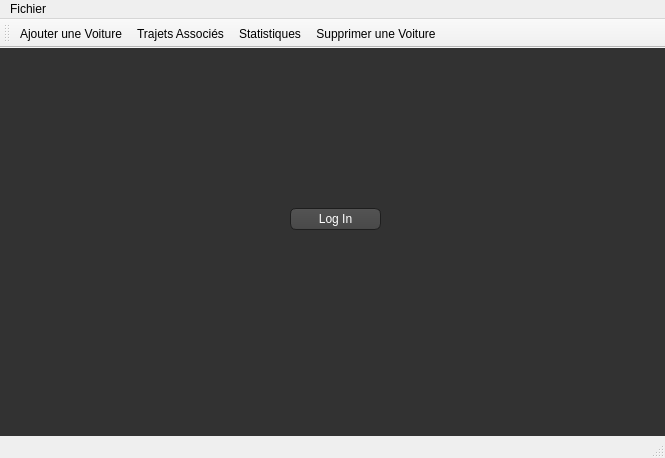
<?xml version="1.0" encoding="UTF-8"?>
<ui version="4.0">
 <class>mywindow</class>
 <widget class="QMainWindow" name="mywindow">
  <property name="enabled">
   <bool>true</bool>
  </property>
  <property name="geometry">
   <rect>
    <x>0</x>
    <y>0</y>
    <width>665</width>
    <height>458</height>
   </rect>
  </property>
  <property name="windowTitle">
   <string>mywindow</string>
  </property>
  <property name="styleSheet">
   <string notr="true"/>
  </property>
  <widget class="QWidget" name="centralwidget">
   <property name="styleSheet">
    <string notr="true">
QToolTip
{
     border: 1px solid black;
     background-color: #ffa02f;
     padding: 1px;
     border-radius: 3px;
     opacity: 100;
}

QWidget
{
    background-color: #323232;
}

QWidget:item:hover
{
    background-color: QLinearGradient( x1: 0, y1: 0, x2: 0, y2: 1, stop: 0 #ffa02f, stop: 1 #ca0619);
    color: #000000;
}

QWidget:item:selected
{
    background-color: QLinearGradient( x1: 0, y1: 0, x2: 0, y2: 1, stop: 0 #ffa02f, stop: 1 #d7801a);
}

QMenuBar::item
{
    background: transparent;
}

QMenuBar::item:selected
{
    background: transparent;
    border: 1px solid #ffaa00;
}

QMenuBar::item:pressed
{
    background: #444;
    border: 1px solid #000;
    background-color: QLinearGradient(
        x1:0, y1:0,
        x2:0, y2:1,
        stop:1 #212121,
        stop:0.4 #343434
        stop:0.2 #343434,
        stop:0.1 #ffaa00
    );
    margin-bottom:-1px;
    padding-bottom:1px;
}

QMenu
{
    border: 1px solid #000;
}

QMenu::item
{
    padding: 2px 20px 2px 20px;
}

QMenu::item:selected
{
    color: #000000;
}

QWidget:disabled
{
    color: #404040;
    background-color: #323232;
}

QAbstractItemView
{
    background-color: QLinearGradient( x1: 0, y1: 0, x2: 0, y2: 1, stop: 0 #4d4d4d, stop: 0.1 #646464, stop: 1 #5d5d5d);
}

QWidget:focus
{
    /*border: 2px solid QLinearGradient( x1: 0, y1: 0, x2: 0, y2: 1, stop: 0 #ffa02f, stop: 1 #d7801a);*/
}

QLineEdit
{
    background-color: QLinearGradient( x1: 0, y1: 0, x2: 0, y2: 1, stop: 0 #4d4d4d, stop: 0 #646464, stop: 1 #5d5d5d);
    padding: 1px;
    border-style: solid;
    border: 1px solid #1e1e1e;
    border-radius: 5;
}

QPushButton
{
	color:rgb(255, 255, 255);
    background-color: QLinearGradient( x1: 0, y1: 0, x2: 0, y2: 1, stop: 0 #565656, stop: 0.1 #525252, stop: 0.5 #4e4e4e, stop: 0.9 #4a4a4a, stop: 1 #464646);
    border-width: 1px;
    border-color: #1e1e1e;
    border-style: solid;
    border-radius: 6;
    padding: 3px;
    font-size: 12px;
    padding-left: 5px;
    padding-right: 5px;
}

QPushButton:pressed
{
    background-color: QLinearGradient( x1: 0, y1: 0, x2: 0, y2: 1, stop: 0 #2d2d2d, stop: 0.1 #2b2b2b, stop: 0.5 #292929, stop: 0.9 #282828, stop: 1 #252525);
}

QComboBox
{
    selection-background-color: #ffaa00;
    background-color: QLinearGradient( x1: 0, y1: 0, x2: 0, y2: 1, stop: 0 #565656, stop: 0.1 #525252, stop: 0.5 #4e4e4e, stop: 0.9 #4a4a4a, stop: 1 #464646);
    border-style: solid;
    border: 1px solid #1e1e1e;
    border-radius: 5;
	color:white;
}

QComboBox:hover,QPushButton:hover
{
    border: 2px solid QLinearGradient( x1: 0, y1: 0, x2: 0, y2: 1, stop: 0 #ffa02f, stop: 1 #d7801a);
}


QComboBox:on
{
    padding-top: 3px;
    padding-left: 4px;
    background-color: QLinearGradient( x1: 0, y1: 0, x2: 0, y2: 1, stop: 0 #2d2d2d, stop: 0.1 #2b2b2b, stop: 0.5 #292929, stop: 0.9 #282828, stop: 1 #252525);
    selection-background-color: #ffaa00;
}

QComboBox QAbstractItemView
{
    border: 2px solid darkgray;
    selection-background-color: QLinearGradient( x1: 0, y1: 0, x2: 0, y2: 1, stop: 0 #ffa02f, stop: 1 #d7801a);
}

QComboBox::drop-down
{
     subcontrol-origin: padding;
     subcontrol-position: top right;
     width: 15px;

     border-left-width: 0px;
     border-left-color: darkgray;
     border-left-style: solid; /* just a single line */
     border-top-right-radius: 3px; /* same radius as the QComboBox */
     border-bottom-right-radius: 3px;
 }

QComboBox::down-arrow
{
     image: url(:/down_arrow.png);
}

QGroupBox:focus
{
border: 2px solid QLinearGradient( x1: 0, y1: 0, x2: 0, y2: 1, stop: 0 #ffa02f, stop: 1 #d7801a);
}

QTextEdit:focus
{
    border: 2px solid QLinearGradient( x1: 0, y1: 0, x2: 0, y2: 1, stop: 0 #ffa02f, stop: 1 #d7801a);
}

QScrollBar:horizontal {
     border: 1px solid #222222;
     background: QLinearGradient( x1: 0, y1: 0, x2: 0, y2: 1, stop: 0.0 #121212, stop: 0.2 #282828, stop: 1 #484848);
     height: 7px;
     margin: 0px 16px 0 16px;
}

QScrollBar::handle:horizontal
{
      background: QLinearGradient( x1: 0, y1: 0, x2: 1, y2: 0, stop: 0 #ffa02f, stop: 0.5 #d7801a, stop: 1 #ffa02f);
      min-height: 20px;
      border-radius: 2px;
}

QScrollBar::add-line:horizontal {
      border: 1px solid #1b1b19;
      border-radius: 2px;
      background: QLinearGradient( x1: 0, y1: 0, x2: 1, y2: 0, stop: 0 #ffa02f, stop: 1 #d7801a);
      width: 14px;
      subcontrol-position: right;
      subcontrol-origin: margin;
}

QScrollBar::sub-line:horizontal {
      border: 1px solid #1b1b19;
      border-radius: 2px;
      background: QLinearGradient( x1: 0, y1: 0, x2: 1, y2: 0, stop: 0 #ffa02f, stop: 1 #d7801a);
      width: 14px;
     subcontrol-position: left;
     subcontrol-origin: margin;
}

QScrollBar::right-arrow:horizontal, QScrollBar::left-arrow:horizontal
{
      border: 1px solid black;
      width: 1px;
      height: 1px;
      background: white;
}

QScrollBar::add-page:horizontal, QScrollBar::sub-page:horizontal
{
      background: none;
}

QScrollBar:vertical
{
      background: QLinearGradient( x1: 0, y1: 0, x2: 1, y2: 0, stop: 0.0 #121212, stop: 0.2 #282828, stop: 1 #484848);
      width: 7px;
      margin: 16px 0 16px 0;
      border: 1px solid #222222;
}

QScrollBar::handle:vertical
{
      background: QLinearGradient( x1: 0, y1: 0, x2: 0, y2: 1, stop: 0 #ffa02f, stop: 0.5 #d7801a, stop: 1 #ffa02f);
      min-height: 20px;
      border-radius: 2px;
}

QScrollBar::add-line:vertical
{
      border: 1px solid #1b1b19;
      border-radius: 2px;
      background: QLinearGradient( x1: 0, y1: 0, x2: 0, y2: 1, stop: 0 #ffa02f, stop: 1 #d7801a);
      height: 14px;
      subcontrol-position: bottom;
      subcontrol-origin: margin;
}

QScrollBar::sub-line:vertical
{
      border: 1px solid #1b1b19;
      border-radius: 2px;
      background: QLinearGradient( x1: 0, y1: 0, x2: 0, y2: 1, stop: 0 #d7801a, stop: 1 #ffa02f);
      height: 14px;
      subcontrol-position: top;
      subcontrol-origin: margin;
}

QScrollBar::up-arrow:vertical, QScrollBar::down-arrow:vertical
{
      border: 1px solid black;
      width: 1px;
      height: 1px;
      background: white;
}


QScrollBar::add-page:vertical, QScrollBar::sub-page:vertical
{
      background: none;
}

QTextEdit
{
    background-color: #242424;
}

QPlainTextEdit
{
    background-color: #242424;
}

QHeaderView::section
{
    background-color: QLinearGradient(x1:0, y1:0, x2:0, y2:1, stop:0 #616161, stop: 0.5 #505050, stop: 0.6 #434343, stop:1 #656565);
    color: white;
    padding-left: 4px;
    border: 1px solid #6c6c6c;
}



QDockWidget::title
{
    text-align: center;
    spacing: 3px; /* spacing between items in the tool bar */
    background-color: QLinearGradient(x1:0, y1:0, x2:0, y2:1, stop:0 #323232, stop: 0.5 #242424, stop:1 #323232);
}

QDockWidget::close-button, QDockWidget::float-button
{
    text-align: center;
    spacing: 1px; /* spacing between items in the tool bar */
    background-color: QLinearGradient(x1:0, y1:0, x2:0, y2:1, stop:0 #323232, stop: 0.5 #242424, stop:1 #323232);
}

QDockWidget::close-button:hover, QDockWidget::float-button:hover
{
    background: #242424;
}

QDockWidget::close-button:pressed, QDockWidget::float-button:pressed
{
    padding: 1px -1px -1px 1px;
}

QMainWindow::separator
{
    background-color: QLinearGradient(x1:0, y1:0, x2:0, y2:1, stop:0 #161616, stop: 0.5 #151515, stop: 0.6 #212121, stop:1 #343434);
    color: white;
    padding-left: 4px;
    border: 1px solid #4c4c4c;
    spacing: 3px; /* spacing between items in the tool bar */
}

QMainWindow::separator:hover
{

    background-color: QLinearGradient(x1:0, y1:0, x2:0, y2:1, stop:0 #d7801a, stop:0.5 #b56c17 stop:1 #ffa02f);
    color: white;
    padding-left: 4px;
    border: 1px solid #6c6c6c;
    spacing: 3px; /* spacing between items in the tool bar */
}

QToolBar::handle
{
     spacing: 3px; /* spacing between items in the tool bar */
     background: url(:/images/handle.png);
}

QMenu::separator
{
    height: 2px;
    background-color: QLinearGradient(x1:0, y1:0, x2:0, y2:1, stop:0 #161616, stop: 0.5 #151515, stop: 0.6 #212121, stop:1 #343434);
    color: white;
    padding-left: 4px;
    margin-left: 10px;
    margin-right: 5px;
}

QProgressBar
{
    border: 2px solid grey;
    border-radius: 5px;
    text-align: center;
}

QProgressBar::chunk
{
    background-color: #d7801a;
    width: 2.15px;
    margin: 0.5px;
}

QTabBar::tab {
    color: rgb(255, 255, 255);
	
    border: 1px solid #444;
    border-bottom-style: none;
    background-color: #323232;
    padding-left: 10px;
    padding-right: 10px;
    padding-top: 3px;
    padding-bottom: 2px;
    margin-right: -1px;
}

QTabWidget::pane {
    border: 1px solid #444;
    top: 1px;
}

QTabBar::tab:last
{
    margin-right: 0; /* the last selected tab has nothing to overlap with on the right */
    border-top-right-radius: 3px;
}

QTabBar::tab:first:!selected
{
 margin-left: 0px; /* the last selected tab has nothing to overlap with on the right */


    border-top-left-radius: 3px;
}

QTabBar::tab:!selected
{
    color: #b1b1b1;
    border-bottom-style: solid;
    margin-top: 3px;
    background-color: QLinearGradient(x1:0, y1:0, x2:0, y2:1, stop:1 #212121, stop:.4 #343434);
}

QTabBar::tab:selected
{
    border-top-left-radius: 3px;
    border-top-right-radius: 3px;
    margin-bottom: 0px;
}

QTabBar::tab:!selected:hover
{
    /*border-top: 2px solid #ffaa00;
    padding-bottom: 3px;*/
    border-top-left-radius: 3px;
    border-top-right-radius: 3px;
    background-color: QLinearGradient(x1:0, y1:0, x2:0, y2:1, stop:1 #212121, stop:0.4 #343434, stop:0.2 #343434, stop:0.1 #ffaa00);
}

QRadioButton::indicator:checked, QRadioButton::indicator:unchecked{
    color: #b1b1b1;
    background-color: #323232;
    border: 1px solid #b1b1b1;
    border-radius: 6px;
}

QRadioButton::indicator:checked
{
    background-color: qradialgradient(
        cx: 0.5, cy: 0.5,
        fx: 0.5, fy: 0.5,
        radius: 1.0,
        stop: 0.25 #ffaa00,
        stop: 0.3 #323232
    );
}

QCheckBox:disabled
{
color: #414141;
}
QRadioButton::indicator
{
    border-radius: 6px;
}

QRadioButton::indicator:hover, QCheckBox::indicator:hover
{
    border: 1px solid #ffaa00;
}



QCheckBox::indicator:disabled, QRadioButton::indicator:disabled
{
    border: 1px solid #444;
}
QLineEdit { color: white }
QLabel { color: white }
QGroupBox { color: white }
QDateEdit { color: white }
QSpinBox{ color: white }
QTableWidget::item {
    color: white;
}
QCheckBox::indicator{
   /* border: 1px solid #b1b1b1;*/
    width: 9px;
    height: 9px;
}
</string>
   </property>
   <widget class="QStackedWidget" name="stackedWidget_3">
    <property name="geometry">
     <rect>
      <x>0</x>
      <y>0</y>
      <width>651</width>
      <height>351</height>
     </rect>
    </property>
    <property name="currentIndex">
     <number>0</number>
    </property>
    <widget class="QWidget" name="page">
     <widget class="QPushButton" name="pb1">
      <property name="geometry">
       <rect>
        <x>290</x>
        <y>160</y>
        <width>91</width>
        <height>22</height>
       </rect>
      </property>
      <property name="text">
       <string>Log In</string>
      </property>
     </widget>
    </widget>
    <widget class="QWidget" name="page_2">
     <widget class="QTabWidget" name="tabWidget_2">
      <property name="geometry">
       <rect>
        <x>0</x>
        <y>0</y>
        <width>661</width>
        <height>431</height>
       </rect>
      </property>
      <property name="currentIndex">
       <number>0</number>
      </property>
      <widget class="QWidget" name="tab_4">
       <attribute name="title">
        <string>Gestion de Voitures</string>
       </attribute>
       <widget class="QStackedWidget" name="stackedWidget">
        <property name="geometry">
         <rect>
          <x>0</x>
          <y>0</y>
          <width>651</width>
          <height>351</height>
         </rect>
        </property>
        <property name="styleSheet">
         <string notr="true"/>
        </property>
        <property name="currentIndex">
         <number>0</number>
        </property>
        <widget class="QWidget" name="page_4">
         <widget class="QTableWidget" name="table_modif">
          <property name="enabled">
           <bool>true</bool>
          </property>
          <property name="geometry">
           <rect>
            <x>50</x>
            <y>40</y>
            <width>521</width>
            <height>281</height>
           </rect>
          </property>
          <column>
           <property name="text">
            <string>Matricule</string>
           </property>
          </column>
          <column>
           <property name="text">
            <string>Type</string>
           </property>
          </column>
          <column>
           <property name="text">
            <string>Capacité (T)</string>
           </property>
          </column>
          <column>
           <property name="text">
            <string>Kilométrage (Km)</string>
           </property>
          </column>
          <column>
           <property name="text">
            <string>Statut</string>
           </property>
          </column>
         </widget>
         <widget class="QLineEdit" name="ln1">
          <property name="geometry">
           <rect>
            <x>90</x>
            <y>10</y>
            <width>111</width>
            <height>20</height>
           </rect>
          </property>
          <property name="text">
           <string/>
          </property>
         </widget>
         <widget class="QLabel" name="label_6">
          <property name="geometry">
           <rect>
            <x>10</x>
            <y>12</y>
            <width>71</width>
            <height>16</height>
           </rect>
          </property>
          <property name="text">
           <string>Rechercher </string>
          </property>
         </widget>
        </widget>
        <widget class="QWidget" name="page_3">
         <widget class="QGroupBox" name="groupBox">
          <property name="geometry">
           <rect>
            <x>40</x>
            <y>30</y>
            <width>491</width>
            <height>321</height>
           </rect>
          </property>
          <property name="title">
           <string>Nouvelle Voiture</string>
          </property>
          <widget class="QComboBox" name="comboBox">
           <property name="geometry">
            <rect>
             <x>180</x>
             <y>70</y>
             <width>111</width>
             <height>21</height>
            </rect>
           </property>
           <item>
            <property name="text">
             <string>Remorque</string>
            </property>
           </item>
           <item>
            <property name="text">
             <string>Citerne</string>
            </property>
           </item>
           <item>
            <property name="text">
             <string>Frigofrique</string>
            </property>
           </item>
           <item>
            <property name="text">
             <string>Benne</string>
            </property>
           </item>
           <item>
            <property name="text">
             <string>Porte-Char</string>
            </property>
           </item>
           <item>
            <property name="text">
             <string>Fourgon</string>
            </property>
           </item>
           <item>
            <property name="text">
             <string>Ampliroll</string>
            </property>
           </item>
           <item>
            <property name="text">
             <string>Plateau</string>
            </property>
           </item>
          </widget>
          <widget class="QSpinBox" name="spinBox_2">
           <property name="geometry">
            <rect>
             <x>180</x>
             <y>130</y>
             <width>91</width>
             <height>21</height>
            </rect>
           </property>
           <property name="maximum">
            <number>1000000</number>
           </property>
          </widget>
          <widget class="QLabel" name="label_5">
           <property name="geometry">
            <rect>
             <x>50</x>
             <y>160</y>
             <width>47</width>
             <height>14</height>
            </rect>
           </property>
           <property name="text">
            <string>Statut</string>
           </property>
          </widget>
          <widget class="QLineEdit" name="matricule">
           <property name="geometry">
            <rect>
             <x>180</x>
             <y>40</y>
             <width>113</width>
             <height>20</height>
            </rect>
           </property>
           <property name="text">
            <string/>
           </property>
          </widget>
          <widget class="QComboBox" name="comboBox_2">
           <property name="geometry">
            <rect>
             <x>180</x>
             <y>160</y>
             <width>111</width>
             <height>21</height>
            </rect>
           </property>
           <item>
            <property name="text">
             <string>Disponible</string>
            </property>
           </item>
           <item>
            <property name="text">
             <string>Indisponible</string>
            </property>
           </item>
          </widget>
          <widget class="QLabel" name="label">
           <property name="geometry">
            <rect>
             <x>50</x>
             <y>40</y>
             <width>61</width>
             <height>16</height>
            </rect>
           </property>
           <property name="text">
            <string>#Matricule</string>
           </property>
          </widget>
          <widget class="QPushButton" name="pb2">
           <property name="enabled">
            <bool>false</bool>
           </property>
           <property name="geometry">
            <rect>
             <x>136</x>
             <y>250</y>
             <width>91</width>
             <height>23</height>
            </rect>
           </property>
           <property name="text">
            <string>Valider</string>
           </property>
          </widget>
          <widget class="QLabel" name="label_4">
           <property name="geometry">
            <rect>
             <x>50</x>
             <y>130</y>
             <width>91</width>
             <height>16</height>
            </rect>
           </property>
           <property name="text">
            <string>Kilométrage (Km)</string>
           </property>
          </widget>
          <widget class="QSpinBox" name="spinBox">
           <property name="geometry">
            <rect>
             <x>180</x>
             <y>100</y>
             <width>42</width>
             <height>21</height>
            </rect>
           </property>
          </widget>
          <widget class="QLabel" name="label_3">
           <property name="geometry">
            <rect>
             <x>50</x>
             <y>100</y>
             <width>71</width>
             <height>16</height>
            </rect>
           </property>
           <property name="text">
            <string>Capacité (T)</string>
           </property>
          </widget>
          <widget class="QLabel" name="label_2">
           <property name="geometry">
            <rect>
             <x>50</x>
             <y>70</y>
             <width>47</width>
             <height>14</height>
            </rect>
           </property>
           <property name="text">
            <string>Type</string>
           </property>
          </widget>
          <widget class="QPushButton" name="pb3">
           <property name="geometry">
            <rect>
             <x>240</x>
             <y>250</y>
             <width>91</width>
             <height>23</height>
            </rect>
           </property>
           <property name="text">
            <string>Annuler</string>
           </property>
          </widget>
         </widget>
        </widget>
        <widget class="QWidget" name="page_6">
         <widget class="QGroupBox" name="groupBox_3">
          <property name="geometry">
           <rect>
            <x>10</x>
            <y>10</y>
            <width>591</width>
            <height>331</height>
           </rect>
          </property>
          <property name="title">
           <string>Trajets effectué par cette Voiture</string>
          </property>
          <widget class="QTableWidget" name="table_trajeff">
           <property name="geometry">
            <rect>
             <x>10</x>
             <y>30</y>
             <width>571</width>
             <height>261</height>
            </rect>
           </property>
           <column>
            <property name="text">
             <string>Numéro</string>
            </property>
           </column>
           <column>
            <property name="text">
             <string>Pays Chargement</string>
            </property>
           </column>
           <column>
            <property name="text">
             <string>Pays Livraison</string>
            </property>
           </column>
           <column>
            <property name="text">
             <string>Ville Chargement</string>
            </property>
           </column>
           <column>
            <property name="text">
             <string>Ville Livraison</string>
            </property>
           </column>
           <column>
            <property name="text">
             <string>Cdp Chargement</string>
            </property>
           </column>
           <column>
            <property name="text">
             <string>Cdp Livraison</string>
            </property>
           </column>
           <column>
            <property name="text">
             <string>Date Chargment</string>
            </property>
           </column>
           <column>
            <property name="text">
             <string>Date Livraison</string>
            </property>
           </column>
          </widget>
          <widget class="QPushButton" name="pb4">
           <property name="geometry">
            <rect>
             <x>260</x>
             <y>300</y>
             <width>80</width>
             <height>22</height>
            </rect>
           </property>
           <property name="text">
            <string>Retour</string>
           </property>
          </widget>
         </widget>
        </widget>
       </widget>
      </widget>
      <widget class="QWidget" name="tab_5">
       <attribute name="title">
        <string>Gestion de Trajets</string>
       </attribute>
       <widget class="QStackedWidget" name="stackedWidget_2">
        <property name="geometry">
         <rect>
          <x>0</x>
          <y>0</y>
          <width>651</width>
          <height>351</height>
         </rect>
        </property>
        <property name="currentIndex">
         <number>0</number>
        </property>
        <widget class="QWidget" name="page_7">
         <widget class="QTableWidget" name="table_trajet">
          <property name="geometry">
           <rect>
            <x>20</x>
            <y>40</y>
            <width>611</width>
            <height>281</height>
           </rect>
          </property>
          <column>
           <property name="text">
            <string>Numéro</string>
           </property>
          </column>
          <column>
           <property name="text">
            <string>Pays chargement</string>
           </property>
          </column>
          <column>
           <property name="text">
            <string>Pays livraison</string>
           </property>
          </column>
          <column>
           <property name="text">
            <string>Ville chargment</string>
           </property>
          </column>
          <column>
           <property name="text">
            <string>Ville livraison</string>
           </property>
          </column>
          <column>
           <property name="text">
            <string>Cdp chargement</string>
           </property>
          </column>
          <column>
           <property name="text">
            <string>Cdp livraison</string>
           </property>
          </column>
          <column>
           <property name="text">
            <string>Date chargement</string>
           </property>
          </column>
          <column>
           <property name="text">
            <string>Date livraison</string>
           </property>
          </column>
         </widget>
         <widget class="QLabel" name="label_17">
          <property name="geometry">
           <rect>
            <x>10</x>
            <y>12</y>
            <width>71</width>
            <height>16</height>
           </rect>
          </property>
          <property name="text">
           <string>Rechercher </string>
          </property>
         </widget>
         <widget class="QLineEdit" name="lineEdit_10">
          <property name="geometry">
           <rect>
            <x>90</x>
            <y>10</y>
            <width>111</width>
            <height>20</height>
           </rect>
          </property>
          <property name="text">
           <string/>
          </property>
         </widget>
        </widget>
        <widget class="QWidget" name="page_8">
         <widget class="QGroupBox" name="groupBox_2">
          <property name="geometry">
           <rect>
            <x>60</x>
            <y>0</y>
            <width>501</width>
            <height>331</height>
           </rect>
          </property>
          <property name="title">
           <string>Nouveau Trajet</string>
          </property>
          <widget class="QTabWidget" name="tabWidget">
           <property name="geometry">
            <rect>
             <x>20</x>
             <y>20</y>
             <width>441</width>
             <height>271</height>
            </rect>
           </property>
           <property name="currentIndex">
            <number>0</number>
           </property>
           <widget class="QWidget" name="tab">
            <attribute name="title">
             <string>Chargement</string>
            </attribute>
            <widget class="QLabel" name="label_7">
             <property name="geometry">
              <rect>
               <x>50</x>
               <y>40</y>
               <width>61</width>
               <height>16</height>
              </rect>
             </property>
             <property name="text">
              <string>#Numero</string>
             </property>
            </widget>
            <widget class="QLabel" name="label_8">
             <property name="geometry">
              <rect>
               <x>50</x>
               <y>70</y>
               <width>47</width>
               <height>14</height>
              </rect>
             </property>
             <property name="text">
              <string>Pays</string>
             </property>
            </widget>
            <widget class="QLabel" name="label_9">
             <property name="geometry">
              <rect>
               <x>50</x>
               <y>100</y>
               <width>47</width>
               <height>14</height>
              </rect>
             </property>
             <property name="text">
              <string>Ville</string>
             </property>
            </widget>
            <widget class="QLabel" name="label_10">
             <property name="geometry">
              <rect>
               <x>50</x>
               <y>130</y>
               <width>71</width>
               <height>16</height>
              </rect>
             </property>
             <property name="text">
              <string>Code Postal</string>
             </property>
            </widget>
            <widget class="QLabel" name="label_11">
             <property name="geometry">
              <rect>
               <x>50</x>
               <y>160</y>
               <width>47</width>
               <height>14</height>
              </rect>
             </property>
             <property name="text">
              <string>Date</string>
             </property>
            </widget>
            <widget class="QLineEdit" name="lineEdit_2">
             <property name="geometry">
              <rect>
               <x>150</x>
               <y>38</y>
               <width>113</width>
               <height>20</height>
              </rect>
             </property>
             <property name="inputMask">
              <string/>
             </property>
             <property name="maxLength">
              <number>32767</number>
             </property>
            </widget>
            <widget class="QLineEdit" name="lineEdit_3">
             <property name="geometry">
              <rect>
               <x>150</x>
               <y>68</y>
               <width>113</width>
               <height>20</height>
              </rect>
             </property>
            </widget>
            <widget class="QLineEdit" name="lineEdit_4">
             <property name="geometry">
              <rect>
               <x>150</x>
               <y>98</y>
               <width>113</width>
               <height>20</height>
              </rect>
             </property>
            </widget>
            <widget class="QLineEdit" name="lineEdit_5">
             <property name="geometry">
              <rect>
               <x>150</x>
               <y>128</y>
               <width>113</width>
               <height>20</height>
              </rect>
             </property>
            </widget>
            <widget class="QDateEdit" name="dateEdit">
             <property name="geometry">
              <rect>
               <x>150</x>
               <y>158</y>
               <width>113</width>
               <height>22</height>
              </rect>
             </property>
             <property name="dateTime">
              <datetime>
               <hour>0</hour>
               <minute>0</minute>
               <second>0</second>
               <year>2020</year>
               <month>1</month>
               <day>1</day>
              </datetime>
             </property>
            </widget>
           </widget>
           <widget class="QWidget" name="tab_2">
            <attribute name="title">
             <string>Livraison</string>
            </attribute>
            <widget class="QLabel" name="label_12">
             <property name="geometry">
              <rect>
               <x>50</x>
               <y>132</y>
               <width>47</width>
               <height>14</height>
              </rect>
             </property>
             <property name="text">
              <string>Date</string>
             </property>
            </widget>
            <widget class="QLineEdit" name="lineEdit_7">
             <property name="geometry">
              <rect>
               <x>150</x>
               <y>40</y>
               <width>113</width>
               <height>20</height>
              </rect>
             </property>
             <property name="text">
              <string/>
             </property>
            </widget>
            <widget class="QLineEdit" name="lineEdit_8">
             <property name="geometry">
              <rect>
               <x>150</x>
               <y>70</y>
               <width>113</width>
               <height>20</height>
              </rect>
             </property>
            </widget>
            <widget class="QLabel" name="label_13">
             <property name="geometry">
              <rect>
               <x>50</x>
               <y>102</y>
               <width>71</width>
               <height>16</height>
              </rect>
             </property>
             <property name="text">
              <string>Code Postal</string>
             </property>
            </widget>
            <widget class="QLineEdit" name="lineEdit_9">
             <property name="geometry">
              <rect>
               <x>150</x>
               <y>100</y>
               <width>113</width>
               <height>20</height>
              </rect>
             </property>
            </widget>
            <widget class="QLabel" name="label_14">
             <property name="geometry">
              <rect>
               <x>50</x>
               <y>42</y>
               <width>47</width>
               <height>14</height>
              </rect>
             </property>
             <property name="text">
              <string>Pays</string>
             </property>
            </widget>
            <widget class="QDateEdit" name="dateEdit_2">
             <property name="geometry">
              <rect>
               <x>150</x>
               <y>130</y>
               <width>113</width>
               <height>22</height>
              </rect>
             </property>
             <property name="dateTime">
              <datetime>
               <hour>0</hour>
               <minute>0</minute>
               <second>0</second>
               <year>2020</year>
               <month>1</month>
               <day>1</day>
              </datetime>
             </property>
            </widget>
            <widget class="QLabel" name="label_15">
             <property name="geometry">
              <rect>
               <x>50</x>
               <y>72</y>
               <width>47</width>
               <height>14</height>
              </rect>
             </property>
             <property name="text">
              <string>Ville</string>
             </property>
            </widget>
           </widget>
           <widget class="QWidget" name="tab_3">
            <attribute name="title">
             <string>Affectation</string>
            </attribute>
            <widget class="QLabel" name="label_16">
             <property name="geometry">
              <rect>
               <x>20</x>
               <y>10</y>
               <width>71</width>
               <height>16</height>
              </rect>
             </property>
             <property name="text">
              <string>Rechercher</string>
             </property>
            </widget>
            <widget class="QLineEdit" name="lineEdit_6">
             <property name="geometry">
              <rect>
               <x>100</x>
               <y>10</y>
               <width>113</width>
               <height>20</height>
              </rect>
             </property>
            </widget>
            <widget class="QTableWidget" name="tabledispo">
             <property name="geometry">
              <rect>
               <x>7</x>
               <y>40</y>
               <width>421</width>
               <height>201</height>
              </rect>
             </property>
             <column>
              <property name="text">
               <string>Matricule</string>
              </property>
             </column>
             <column>
              <property name="text">
               <string>Type</string>
              </property>
             </column>
             <column>
              <property name="text">
               <string>Capacité (T)</string>
              </property>
             </column>
             <column>
              <property name="text">
               <string>Kilométrage (Km)</string>
              </property>
             </column>
            </widget>
           </widget>
          </widget>
          <widget class="QPushButton" name="pb6">
           <property name="geometry">
            <rect>
             <x>250</x>
             <y>300</y>
             <width>75</width>
             <height>23</height>
            </rect>
           </property>
           <property name="text">
            <string>Annuler</string>
           </property>
          </widget>
          <widget class="QPushButton" name="pb5">
           <property name="enabled">
            <bool>true</bool>
           </property>
           <property name="geometry">
            <rect>
             <x>150</x>
             <y>300</y>
             <width>81</width>
             <height>23</height>
            </rect>
           </property>
           <property name="text">
            <string>Valider</string>
           </property>
          </widget>
         </widget>
        </widget>
       </widget>
      </widget>
     </widget>
    </widget>
   </widget>
  </widget>
  <widget class="QStatusBar" name="statusbar"/>
  <widget class="QMenuBar" name="menuBar">
   <property name="geometry">
    <rect>
     <x>0</x>
     <y>0</y>
     <width>665</width>
     <height>22</height>
    </rect>
   </property>
   <widget class="QMenu" name="menuFile">
    <property name="title">
     <string>Fichier</string>
    </property>
    <addaction name="actionEnrigistrer"/>
    <addaction name="actionStatistiques"/>
   </widget>
   <addaction name="menuFile"/>
  </widget>
  <widget class="QToolBar" name="toolBar">
   <property name="enabled">
    <bool>true</bool>
   </property>
   <property name="windowTitle">
    <string>toolBar</string>
   </property>
   <property name="autoFillBackground">
    <bool>true</bool>
   </property>
   <attribute name="toolBarArea">
    <enum>TopToolBarArea</enum>
   </attribute>
   <attribute name="toolBarBreak">
    <bool>false</bool>
   </attribute>
   <addaction name="actionNouveau"/>
   <addaction name="actionaffecter"/>
   <addaction name="actionStatistiques"/>
   <addaction name="actionSupprimer"/>
  </widget>
  <action name="actionNouveau">
   <property name="checkable">
    <bool>false</bool>
   </property>
   <property name="enabled">
    <bool>true</bool>
   </property>
   <property name="icon">
    <iconset resource="Ressources.qrc">
     <normaloff>:/new/ImagesPrefix/PNGs/056-plus.png</normaloff>:/new/ImagesPrefix/PNGs/056-plus.png</iconset>
   </property>
   <property name="text">
    <string>Ajouter une Voiture</string>
   </property>
  </action>
  <action name="actionSupprimer">
   <property name="enabled">
    <bool>true</bool>
   </property>
   <property name="icon">
    <iconset resource="Ressources.qrc">
     <normaloff>:/new/ImagesPrefix/PNGs/058-error.png</normaloff>:/new/ImagesPrefix/PNGs/058-error.png</iconset>
   </property>
   <property name="text">
    <string>Supprimer une Voiture</string>
   </property>
  </action>
  <action name="actionaffecter">
   <property name="icon">
    <iconset resource="Ressources.qrc">
     <normaloff>:/new/ImagesPrefix/PNGs/135-map.png</normaloff>:/new/ImagesPrefix/PNGs/135-map.png</iconset>
   </property>
   <property name="text">
    <string>Trajets Associés</string>
   </property>
  </action>
  <action name="actionEnrigistrer">
   <property name="text">
    <string>Exporter en .CSV</string>
   </property>
  </action>
  <action name="actionStatistiques">
   <property name="icon">
    <iconset resource="Ressources.qrc">
     <normaloff>:/new/ImagesPrefix/PNGs/pngegg.png</normaloff>:/new/ImagesPrefix/PNGs/pngegg.png</iconset>
   </property>
   <property name="text">
    <string>Statistiques</string>
   </property>
  </action>
 </widget>
 <resources>
  <include location="Ressources.qrc"/>
 </resources>
 <connections/>
</ui>
